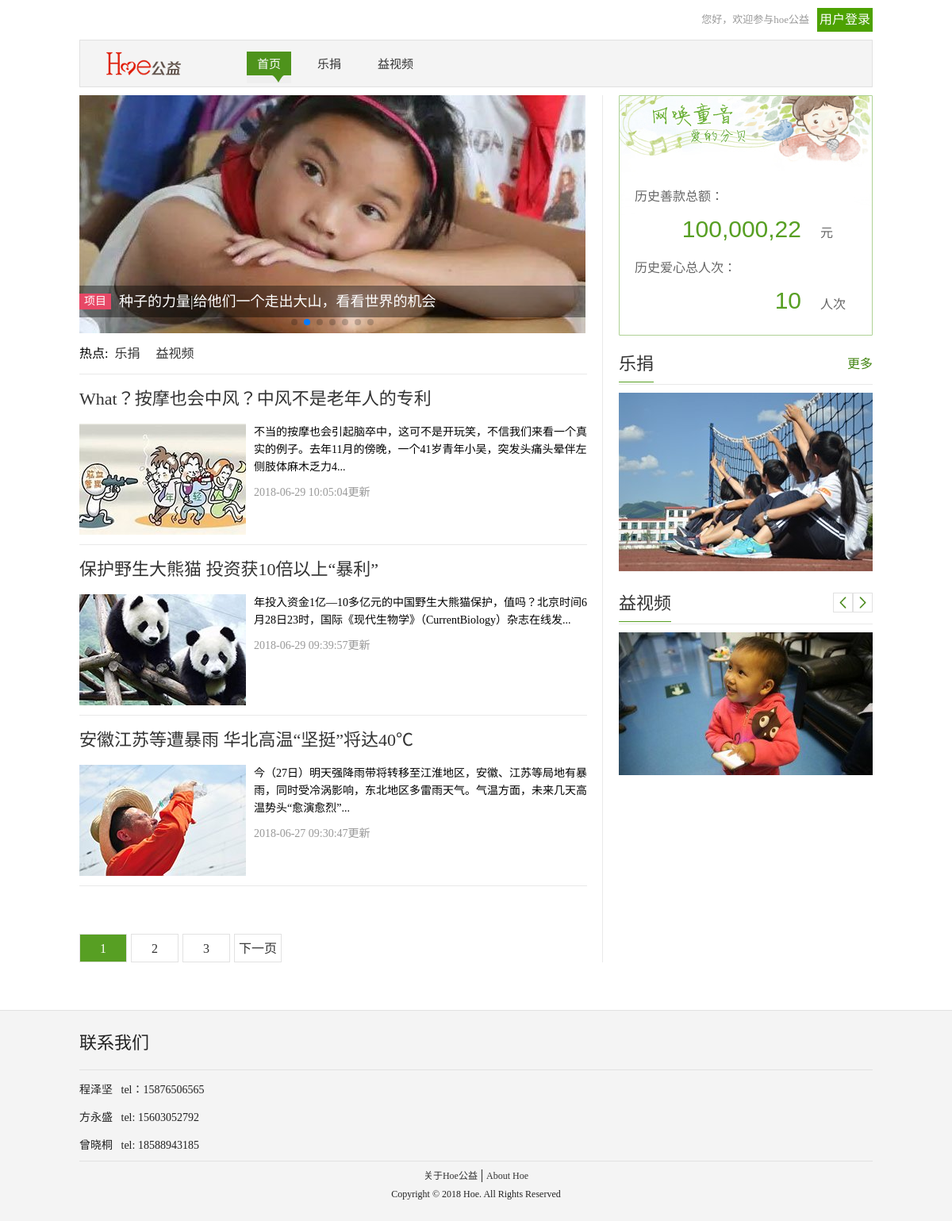
The app's page /public_benefit/index.php with its own data.
### tables this page shows
CREATE TABLE IF NOT EXISTS `hoe_clist` (
  `id` int(11) NOT NULL AUTO_INCREMENT,
  `title` varchar(200) NOT NULL,
  `img` varchar(200) NOT NULL,
  `text` varchar(2000) NOT NULL,
  `time` varchar(200) NOT NULL,
  PRIMARY KEY (`id`)
);

### public_benefit/index.php (the view, shortened to what this page needs)
<!DOCTYPE html PUBLIC "-//W3C//DTD XHTML 1.0 Transitional//EN" "http://www.w3.org/TR/xhtml1/DTD/xhtml1-transitional.dtd">
<html xmlns="http://www.w3.org/1999/xhtml">
<head>
<link rel="stylesheet" href="./css/reset.css">
<link rel="stylesheet" href="./css/index.css">
</head>
<body>
<div class="hoe_container">
      	<?php
          include "include/header.php";
      	?>
		  <div class="hoe_lbt">
		  	   <div class="hoe_lbt_box">
		  	        <div class="box">
		  	          <div class="swiper-wrapper">
					      <div class="swiper-slide">
					          		<a href=""><img src="./img/lbt/lbt2.jpg" alt="" /></a>
								        <div class="imgtitle">
								        <span >项目</span>
								      	<a href="">种子的力量|给他们一个走出大山，看看世界的机会</a>
								        </div>
					      </div>
				    </div>
				  <div class="swiper-pagination"></div>
				    </div>
		  	   </div>
               <div class="donation">
                  <div class="amount">
                  	   <p>历史善款总额：</p>
                  	   <span><?php
       include "include/connect.php";
	  $query="select * from lejuan ";
	  $num=0;
	  $result=mysqli_query($link,$query);
	  while($row=mysqli_fetch_array($result)){
             $num+=(int)$row['num'];
	  }
             $strnum = mb_strlen($num,'UTF8');
		      while ($strnum){
		    $array[] = mb_substr($num, null ,3,'utf8');
		    $num = mb_substr($num,3,$strnum,'utf8');
		    $strnum = mb_strlen($num,'UTF8');
		 	 }
			$output=implode(',',$array);
			  echo $output;
	  ?>
	             </span>元
                  </div>
	              	<div class="person">
	              		<p>历史爱心总人次：</p>
                  	   <span><?php
       include "include/connect.php";
	  $query="select * from lejuan ";
	  $result=mysqli_query($link,$query);
	  $rc=0;
	  while($row=mysqli_fetch_array($result)){
          $rc+=(int)$row['rc'];
	  }
             echo $rc;
	  ?></span>人次
	              	</div>
               </div>
		  </div>
	  <div class="hoe_content">
	        <div class="hoe_main">
			    <div class="hoe_main_hot">
			    	<span>热点:</span>
			    	<a href="./lejuan.php">乐捐 </a>
			    	<a href="./yishipin.php">益视频</a>
			    </div>
	             <div class="hoe_main_List">
                     <?php
	include "include/connect.php";
  $pagesize=3;
   if(isset($_GET['page'])){
  $currentpage=$_GET['page'];
  $start=($currentpage-1)*$pagesize;
   }else{
  $currentpage=1;
  $start=0;
   }
  $query="select * from  hoe_clist  limit $start,$pagesize";
	$result=mysqli_query($link,$query);
	while($row=mysqli_fetch_array($result)){
   ?>
	             	 <div class="clist">
		         	 	  <div class="clist_title">
		             	 	  	<a href=""><?php echo $row['title'] ?></a>
		             	  </div>
	             	 	  <div class="clist_content">
	             	 	        <div class="pic">
	             	 	        	<a href=""><img src="<?php echo $row['img']  ?>" alt="" /></a>
	             	 	        </div>
		             	 	  	<div  class="text">
		             	 	  		<p><?php echo $row['text'] ?></p>
		             	 	  		<p><?php echo $row['time'] ?></p>
		             	 	  	</div>
	         	 	      </div>
	             	 </div>
	 <?php
		}
	?>
	             	 <div class="page">
                     <?php
                          if ($currentpage==1) {
                          	echo '<a  class="now" href="./index.php?page=1">1</a>';
                          	echo '<a  href="./index.php?page=2">2</a>';
                          	echo '<a  href="./index.php?page=3">3</a>';
                          	echo "<a href='./index.php?page=".($currentpage+1)."'>下一页</a>";
                          }
    				 ?>
	             	 </div>
	             </div>
	        </div>
	        <div class="hoe_extra">
	        	<div class="lejuan">
	        		<div class="title">
		        		<span><a href="./lejuan.php">乐捐</a></span>
		        		<a  class="fr" href="./lejuan.php">更多</a>
	        	    </div>
                    <div class="imgBox">
                    	<a href="./lejuan.php"><img src="./img/imgbox1.jpg" alt="" /></a>
                    </div>
	        	</div>
	        	<div class="lb_box">
	        		<div class="title">
		        		<span><a href="./yishipin.php">益视频</a></span>
		        		<div class="arrow">
		        		  <div class="swiper-button-prev">
		        		   <a href=""><img src="./img/上一页.png" alt="" /></a>
		        		   </div>
                          <div class="swiper-button-next">
                             <a href="">  <img src="./img/下一页.png" alt="" /></a>
                        </div>
		        		</div>
	        	    </div>
                    <div class="lbimg">
                    	<div class="swiper-wrapper">
					      <div class="swiper-slide">
					          <a href="./yishipin.php">
					             <img src="./img/lbbox/lbbox1.jpg" alt="" />
					          </a>
					      </div>
    					</div>
                    </div>
	        	</div>
	        </div>
		  </div>
	  </div>
	 <?php
      include "include/footer.php";
	 ?>
</body>
</html>

### public_benefit/include/header.php (shortened to what this page needs)
<div class="hoe_header">
         <?php
            if(isset($_SESSION['username'])){
               echo  '<div class="hoe_header_exit"> <span>您好， ';
                  echo  $_SESSION['username'];
                  echo '  </span>
	           	       <a href="./exit.php?exit=1">退出</a>
                </div> ';
            }else{
               echo '<div class="hoe_header_login">
	  	   	 <span>您好，欢迎参与hoe公益</span>
		  	   	<div class="login">
		  	   			<a  href="./login.php">用户登录</a>
		  	   	</div>
	  	</div> ';
            }
         ?>
</div>
<div class="hoe_nav">
         <div class="hoe_nav_logo">
 	   		<a href="#"><img src="./img/logo.png" alt="" /></a>
 	   </div>
  	<ul>
  		<li>
  			<a  class="now" href="">首页</a>
  		</li>
  		<li>
  			<a href="./lejuan.php">乐捐</a>
  		</li>
  		<li>
  			<a href="./yishipin.php">益视频</a>
  		</li>
  	</ul>
</div>

### public_benefit/include/footer.php
<div class="hoe_footer">
        <div class="hoe_footer1">
         	<div class="lxwm">
	  	 		<h2>联系我们</h2>
	  	 	</div>
        </div>
        <div class="hoe_footer2">
        	    <h3>程泽坚&nbsp;&nbsp;&nbsp;tel：15876506565   </h3>
        	    <h3>方永盛&nbsp;&nbsp;&nbsp;tel: 15603052792   </h3>
        	    <h3>曾晓桐&nbsp;&nbsp;&nbsp;tel: 18588943185   </h3>
        </div>
  	 <div class="hoe_footer3">
  	        <div class="about">
  	        <a href="">关于Hoe公益</a>
        	    |
        	    <a href="">About Hoe</a>
  	        </div>
        	    <h3>Copyright © 2018 Hoe. All Rights Reserved</h3>
        </div>
</div>

### records on screen
hoe_clist: title "What？按摩也会中风？中风不是老年人的专利", img (picture), text "不当的按摩也会引起脑卒中，这可不是开玩笑，不信我们来看一个真实的例子。去年11月的傍晚，一个41岁青年小吴，突发头痛头晕伴左侧肢体麻木乏力4...", time "2018-06-29 10:05:04更新"
hoe_clist: title "保护野生大熊猫 投资获10倍以上“暴利”", img (picture), text "年投入资金1亿—10多亿元的中国野生大熊猫保护，值吗？北京时间6月28日23时，国际《现代生物学》（CurrentBiology）杂志在线发...", time "2018-06-29 09:39:57更新"
hoe_clist: title "安徽江苏等遭暴雨 华北高温“坚挺”将达40℃", img (picture), text "今（27日）明天强降雨带将转移至江淮地区，安徽、江苏等局地有暴雨，同时受冷涡影响，东北地区多雷雨天气。气温方面，未来几天高温势头“愈演愈烈”...", time "2018-06-27 09:30:47更新"

### other values on screen
$output "100,000,22"
$rc "10"
